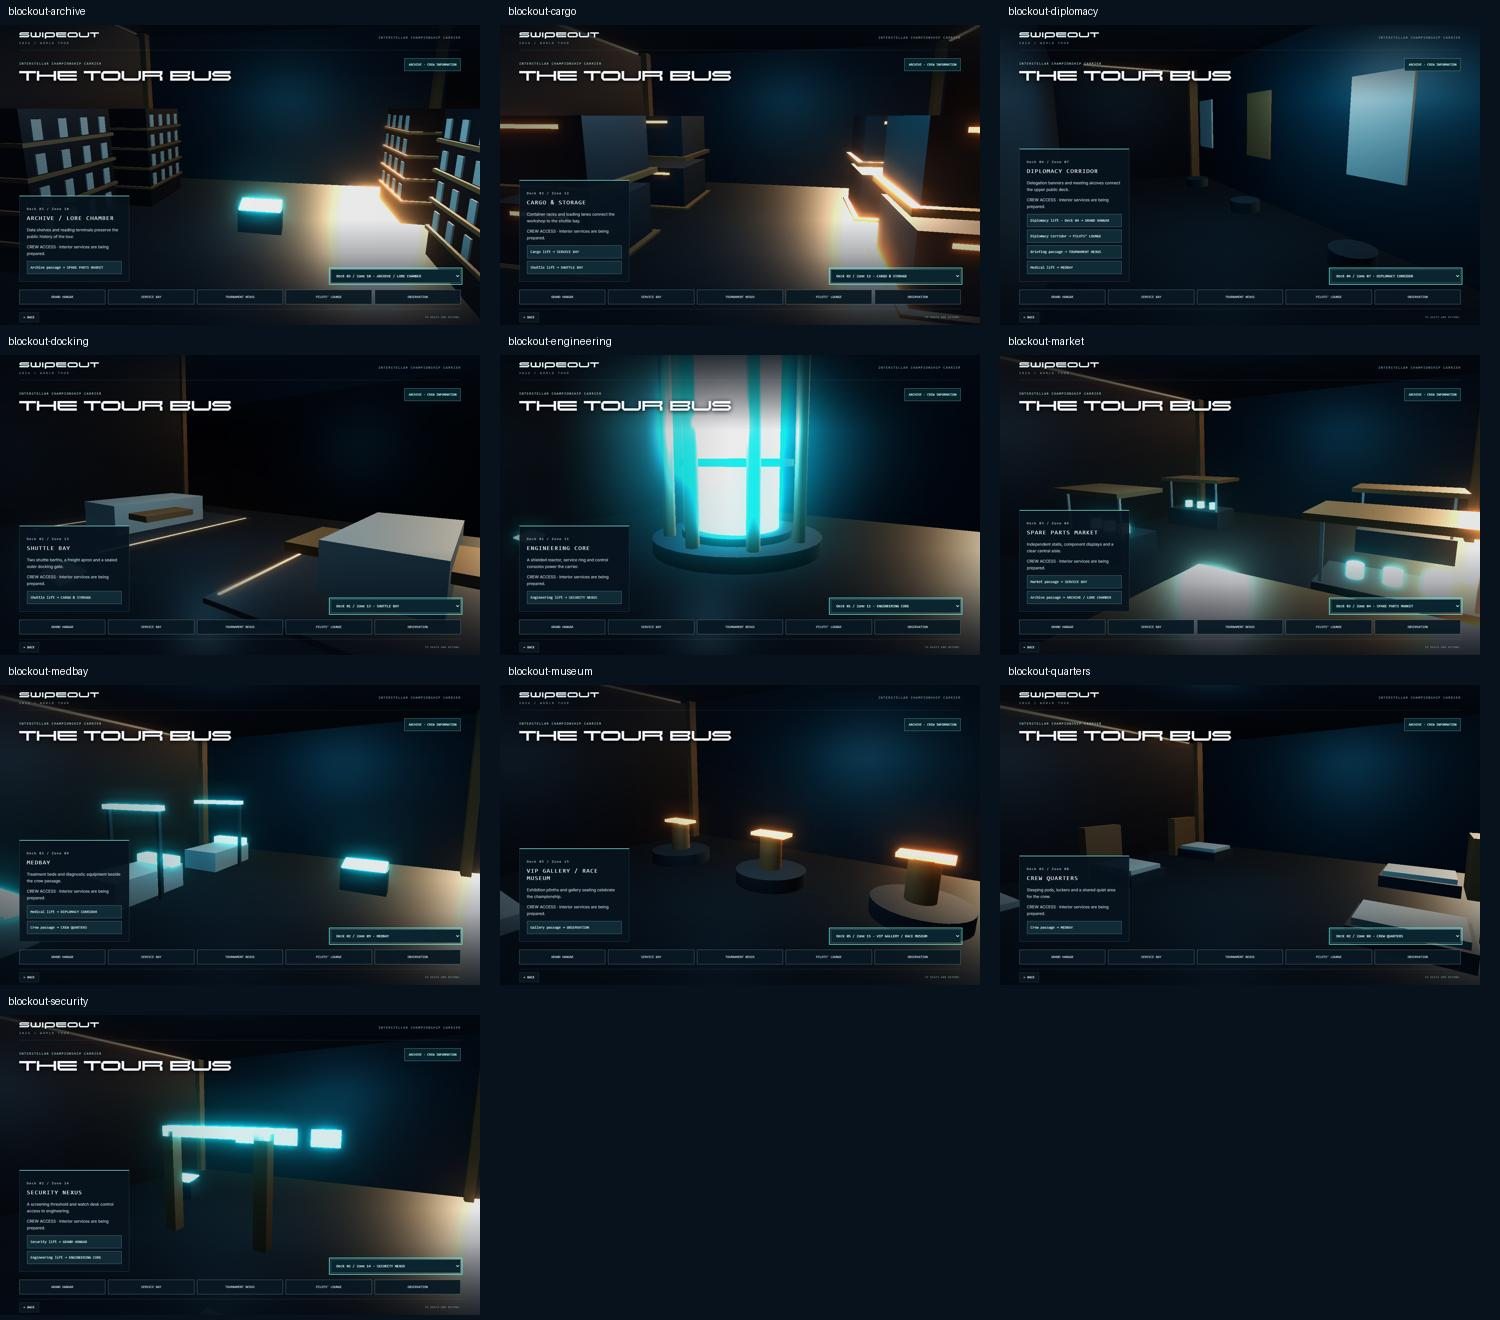

Write Python code to recreate this figure.
from PIL import Image, ImageOps, ImageDraw
from pathlib import Path
files=[p for p in Path('tmp').glob('blockout-*.png') if p.name!='blockout-contact.png' and p.name!='blockout-mobile.png']
canvas=Image.new('RGB',(1500,((len(files)+2)//3)*330),'#07121c');d=ImageDraw.Draw(canvas)
for i,p in enumerate(files):
 im=Image.open(p);im.thumbnail((500,300));x=(i%3)*500;y=(i//3)*330;canvas.paste(im,(x,y+25));d.text((x+8,y+5),p.stem,fill='white')
canvas.save('tmp/blockout-contact.jpg')
